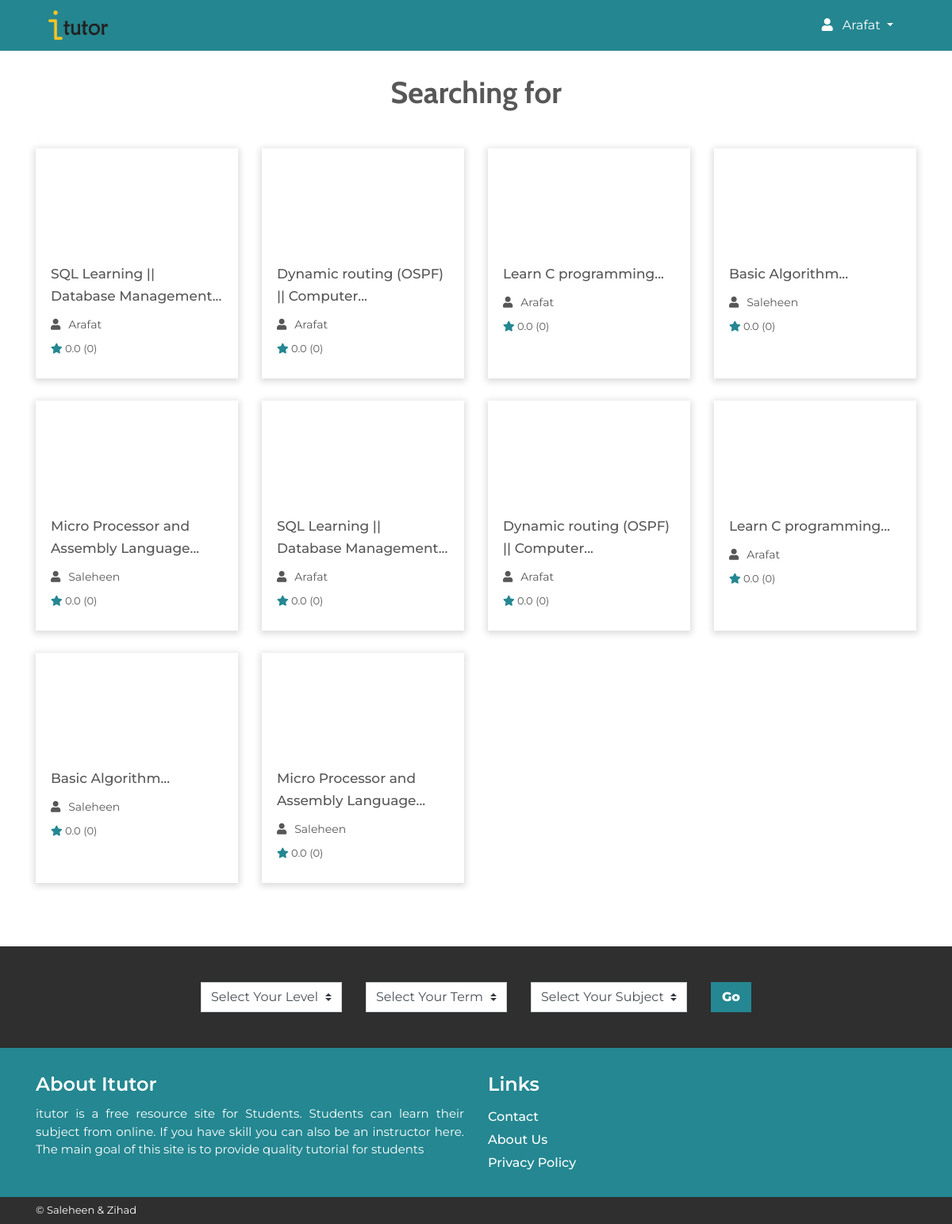
Screenshot of /selected.php (signed in) with the database file from the repository.
### tables this page shows
CREATE TABLE `users` (
  `id` int(3) NOT NULL,
  `name` varchar(50) NOT NULL,
  `password` varchar(255) NOT NULL,
  `email` varchar(155) NOT NULL,
  `auth_status` tinyint(1) NOT NULL DEFAULT '0',
  `keyword` varchar(5) NOT NULL,
  `instructor_status` tinyint(1) NOT NULL DEFAULT '0',
  `image` varchar(200) NOT NULL DEFAULT 'img/user/default_user.jpg'
);

CREATE TABLE `post_init` (
  `post_id` int(100) NOT NULL,
  `title` varchar(255) NOT NULL,
  `catagory` varchar(100) NOT NULL,
  `keyword` text NOT NULL,
  `ins_id` int(6) NOT NULL,
  `rating` float(2,1) NOT NULL DEFAULT '0.0',
  `num_rating` float NOT NULL DEFAULT '0',
  `post_date` date NOT NULL,
  `content` text NOT NULL,
  `image_name` varchar(500) NOT NULL DEFAULT 'img/post_image/default_post.jpg',
  `count_com` int(2) NOT NULL DEFAULT '0',
  `video_status` tinyint(1) NOT NULL DEFAULT '0',
  `video_link` varchar(255) DEFAULT NULL
);

### mysql.php (called while the page is built, shortened)
<?php $conn = mysqli_connect('localhost','root','','itutor');
if(isset($_COOKIE['itutor_user'])){
    $u_id = $_COOKIE['itutor_user'];
    $u_q = "select name,instructor_status from users where id=$u_id";
    $rr = mysqli_query($conn,$u_q);
    $user = mysqli_fetch_assoc($rr);
    $u_name = $user['name'];
}
?>

### selected.php (the view, shortened to what this page needs)
<?php
include 'mysql.php';
include 'header.php';
?>
    <div class="container">
        <div class="row heading_big">
            <div class="col">
                <h2 class="big_h text-center">Searching for <span><?php echo $search;?></span></h2>
            </div>
        </div>
        <div class="row">
            <?php
                $query="select post_init.post_id,post_init.title,post_init.rating,post_init.num_rating,users.name from post_init,users where LOWER(post_init.title) like '%$search%' and post_init.ins_id=users.id";
                $data = mysqli_query($conn,$query);
                while($post=mysqli_fetch_assoc($data)){
                ?>
                    <div class="col-md-3 col-sm-4">
                        <div class="single_recent_upld">
                            <div class="prevw"></div>
                            <div class="course_txt">
                                <h5><a href="<?php  echo "single.php?post_id=".$post['post_id'];   ?>"><?php  echo excerpt($post['title']);   ?></a></h5>
                                <p><i class="fas fa-user"></i><?php  echo $post['name'];   ?></p>
                                <div class="rate">
                                    <i class="fas fa-star"></i> <span class="rate_val"><?php  echo $post['rating']."  (".$post['num_rating'].")";   ?></span>
                                </div>
                            </div>
                        </div>
                    </div>
                <?php
                }
                $query="select post_init.post_id,post_init.title,post_init.rating,post_init.num_rating,users.name from post_init,users where post_init.keyword like '%$search%' and post_init.ins_id=users.id";
                $data = mysqli_query($conn,$query);
                while($post=mysqli_fetch_assoc($data)){
                ?>
                    <div class="col-md-3 col-sm-4">
                        <div class="single_recent_upld">
                            <div class="prevw"></div>
                            <div class="course_txt">
                                <h5><a href="<?php  echo "single.php?post_id=".$post['post_id'];   ?>"><?php  echo excerpt($post['title']);   ?></a></h5>
                                <p><i class="fas fa-user"></i><?php  echo $post['name'];   ?></p>
                                <div class="rate">
                                    <i class="fas fa-star"></i> <span class="rate_val"><?php  echo $post['rating']."  (".$post['num_rating'].")";   ?></span>
                                </div>
                            </div>
                        </div>
                    </div>
                <?php
                }
            ?>
        </div>
    </div>
    <div class="sem_select_area selectd_cat_page">
        <div class="container">
            <form>
                <div class="row justify-content-center">
                    <form action="">
                        <div class="col-auto">
                            <div class="single_op">
                                <select class="custom-select">
                                  <option selected>Select Your Level</option>
                                </select>
                            </div>
                        </div>
                        <div class="col-auto">
                            <div class="single_op">
                                <select class="custom-select">
                                  <option selected>Select Your Term</option>
                                </select>
                            </div>
                        </div>
                        <div class="col-auto">
                            <div class="single_op">
                                <select class="custom-select">
                                  <option selected>Select Your Subject</option>
                                </select>
                            </div>
                        </div>
                        <div class="col-auto">
                            <button class="btn sub_btn slcd_btn" type="submit">Go</button>
                        </div>
                </div>
                </form>
        </div>
    </div>
<?php
    include 'footer.php';
    function excerpt($title) {
        $cutOffLength=30;
        $charAtPosition = "";
        $titleLength = strlen($title);
        do {
            $cutOffLength++;
            $charAtPosition = substr($title, $cutOffLength, 1);
        } while ($cutOffLength < $titleLength && $charAtPosition != " ");
        return substr($title, 0, $cutOffLength) . '...';
    }
?>

### header.php (shortened to what this page needs)
<!DOCTYPE html>
<html lang="en">
<head>
    <link rel="stylesheet" href="css/bootstrap.min.css">
    <link rel="stylesheet" href="https://use.fontawesome.com/releases/v5.7.2/css/solid.css">
    <link rel="stylesheet" href="https://use.fontawesome.com/releases/v5.7.2/css/fontawesome.css">
    <link rel="stylesheet" href="css/style.css">
    <link rel="stylesheet" href="single-page.css">
</head>
<body>
<div class="nav_2">
<div class="container">
<nav class="navbar navbar-expand-lg navbar-light cust_nav_bg">
  <a class="navbar-brand" href="index.php"><img src="img/logo-black.png" style="width:75px;height:38px" alt=""></a>
  <div class="dropdown dropdwn_3">
  <?php if(!isset($_SESSION['name']) || $_SESSION['name']=='') { ?>
            <a class="login_a" href="login-sign-up.php"><i class="fas fa-sign-in-alt"></i> Login/Signup</a><?php
    }
    else{
    ?>
  <button class="btn dropdown-toggle" style="color:#fff" type="button" id="dropdownMenuButton" data-toggle="dropdown" aria-haspopup="true" aria-expanded="false">
   <i class="fas fa-user head_user"></i></i> <?php echo "$u_name";?>
  </button>
    <?php } ?>
</div>
</nav>
</div>
</div>

### css/style.css (style rules this page uses)
* { margin: 0; padding: 0; }
body { font-family: 'Montserrat', sans-serif; color: #575757; }
img { width: 100%; }
a { color: inherit; }
button.sub_btn { background: #FFC722; font-weight: 800; border-radius: 0; padding-left: 13px; padding-right: 13px; }
.single_op select { border-radius: 0; }
.sem_select_area { margin-top: 52px; margin-bottom: 30px; }
h2.big_h { font-family: cabin; margin-bottom: 47px; margin-top: 30px; font-weight: 700; font-size: 38px; }
.prevw { padding: 64px 0; background: url(../img/lock.jpg); background-position: center center; background-repeat: no-repeat; background-size: cover; }
.course_txt h5 { font-size: 17px; line-height: 28px; margin-top: 16px; margin-bottom: 12px; }
.course_txt p { font-size: 14px; margin-bottom: 10px; }
.course_txt p > i { margin-right: 10px; font-size: 14px; }
.rate { font-size: 13px; }
.rate i { color: #248791; }
.single_recent_upld { box-shadow: 0 2px 8px 2px rgba(20, 23, 28, 0.15); padding-bottom: 29px; margin-bottom: 28px; height:290px; }
.course_txt { margin: 0px 19px; }
.sem_select_area.selectd_cat_page { background-color: #2F2F2F; padding: 45px 0; margin-bottom: 0; }
button.btn.sub_btn.slcd_btn { background: #248791; color: #fff; }
.nav_2, nav.navbar.navbar-expand-lg.navbar-light.cust_nav_bg { background: #248690; }
.head_user { margin-right: 8px; }

### rows the page displays
users: name "Arafat"
post_init: title "SQL Learning || Database Management...", ins.name "Arafat", rating "0.0", num_rating "0"
post_init: title "Dynamic routing (OSPF) || Computer...", ins.name "Arafat", rating "0.0", num_rating "0"
post_init: title "Learn C programming...", ins.name "Arafat", rating "0.0", num_rating "0"
post_init: title "Basic Algorithm...", ins.name "Saleheen", rating "0.0", num_rating "0"
post_init: title "Micro Processor and Assembly Language...", ins.name "Saleheen", rating "0.0", num_rating "0"
